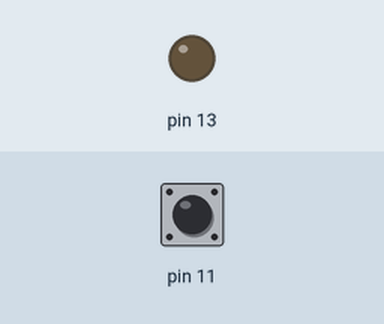
Simulated run of this sketch. Board: Arduino Uno, built with avr-gcc and run on an emulated ATmega328P. Parts: output pins drawn as LEDs (lit = HIGH). Inputs (shaded band) come from the test bench; at power-on: pin 11 HIGH.

Above: at 1.2 s.
1.3 s: pin 11 pulled LOW for 0.15 s
At 1.8 s:
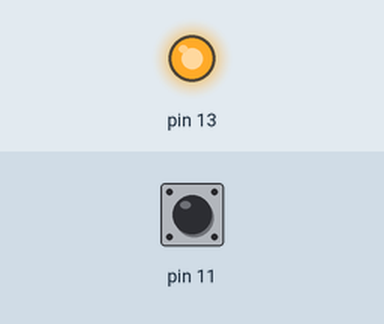
3.4 s: pin 11 pulled LOW for 1 s
At 7.2 s:
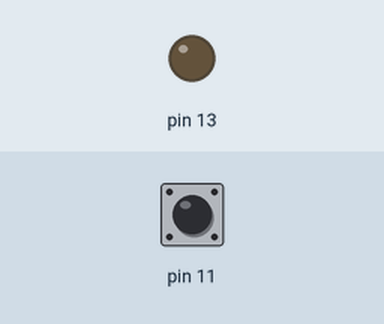
7.4 s: pin 11 pulled LOW for 3.2 s
At 10.9 s:
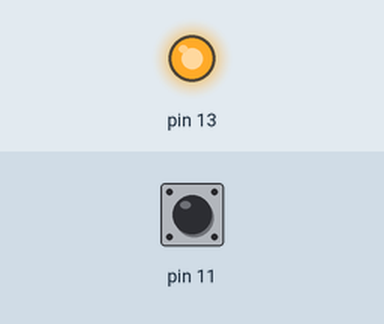
Timing chart, 0 to 12.6 s (numbered marks = the images above; inputs shaded):
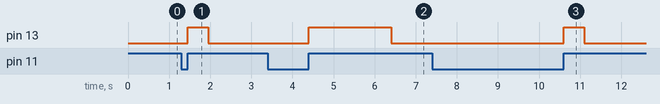

Measured:
- after the input at 1.3 s, pin 13: LOW → HIGH after 0.15 s, → LOW 0.50 s later
- after the input at 3.4 s, pin 13: LOW → HIGH after 1.0 s, → LOW 2.0 s later
- after the input at 7.4 s, pin 13: LOW → HIGH after 3.2 s, → LOW 0.50 s later

The sketch:

tho.ino
```cpp
void setup() {
  // put your setup code here, to run once:
  pinMode(13, OUTPUT);
  pinMode(11, INPUT_PULLUP);
}
int a = 0;
void loop() {
  // put your main code here, to run repeatedly:
  if (digitalRead(11) == 0)
  {
      delay(50);
    while (digitalRead(11) == 0)
      delay(50);
    if (a == 0)
    {
      digitalWrite(13, HIGH);
      delay(500);
      digitalWrite(13,LOW);
      delay(100);
    }
    else
    {
      digitalWrite(13, HIGH);
      delay(2000);
      digitalWrite(13,LOW);
      delay(100);
    }
    a = !a;
  }
}
```
